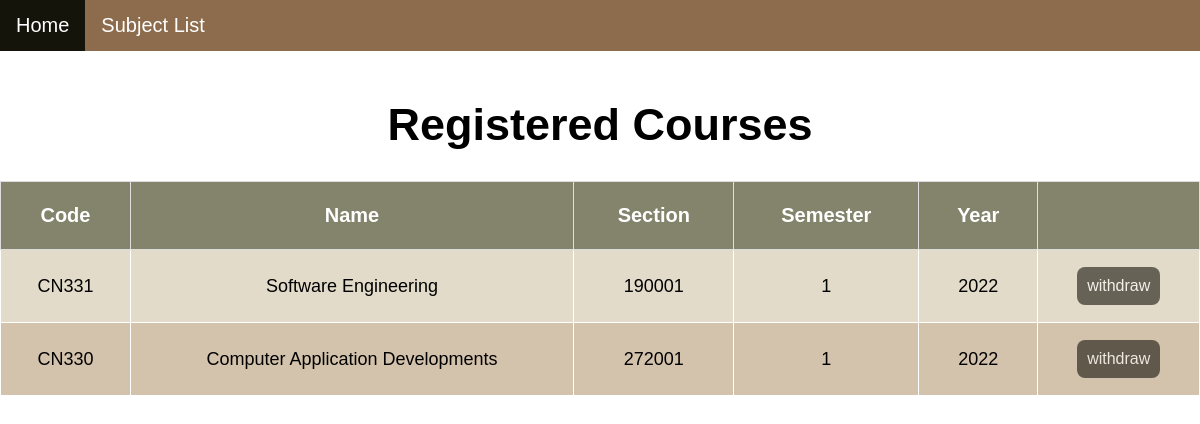
Screenshot of /booking/checksubreg/ (signed in) with the database file from the repository.
### booking/models.py (models this page shows, shortened)
class Booking(models.Model):
    user = models.ForeignKey(User, on_delete=models.CASCADE, default="")
    course_number = models.ForeignKey(Subject, on_delete=models.CASCADE, default="")

class Subject(models.Model):
    class_number = models.CharField(max_length=5, default="")
    subject_name = models.CharField(max_length=64, default="")
    section = models.CharField(max_length=10, default="")
    semester = models.CharField(max_length=10, default="")
    year = models.CharField(max_length=10, default="")
    seats = models.CharField(max_length=10, default="")

### booking/views.py (the view)
# urls.py: path('checksubreg/', views.checksubreg, name= 'checksubreg'),
def checksubreg(request):
    user = User.objects.get(pk=request.user.id)
    enrolled_subjects = Booking.objects.filter(user=user)
    return render(request,'booking/booking.html', {
        'subjects': enrolled_subjects,
    })

### booking/templates/booking/booking.html (shortened to what this page needs)
{% extends 'booking/layout.html' %}
{% block body %}
<!DOCTYPE html>
<html>
<head>
</head>
<body>
    <div class="topnav">
        <a class="active" href="{% url 'index' %}">Home</a>
        <a href="{% url 'booking:index' %}">Subject List</a>
    </div>
    <br>
    <div class= style="padding-left:16px">
        <center><h1>Registered Courses</h1></center>
        {% if subjects %}
        <table>
            <tr>
                <th>Code</th>
                <th>Name</th>
                <th>Section</th>
                <th>Semester</th>
                <th>Year</th>
                <th></th>
            </tr>
            {% for subject in subjects %}
            <tr>
                <td>{{ subject.course_number.class_number }}</td>
                <td>{{ subject.course_number.subject_name }}</td>
                <td>{{ subject.course_number.section }}</td>
                <td>{{ subject.course_number.semester }}</td>
                <td>{{ subject.course_number.year }}</td>
                <td>
                    <form action="{% url 'booking:withdraw' subject.course_number.id %}" method="post" >
                        <button class="button" type="submit">withdraw</button>
                    </form>
                </td>
            </tr>
            {% empty %}
                <p> No registered courese. </p>
            {% endfor %}
        </table>
    {% endif %}
    </div>
</body>
</html>
{% endblock %}

### booking/templates/booking/booking.html (style rules this page uses)
body { margin: 0; font-family: Calibri, Helvetica, sans-serif; }
.topnav { overflow: hidden; background-color: #8c6c4d; }
.topnav a { float: left; color: white; text-align: center; padding: 14px 16px; text-decoration: none; font-size: 20px; }
.topnav a.active { background-color: #14140b; color: white; }
h1 { font-size: 45px; }
table { border-collapse: collapse; border-spacing: 0; width: 100%; border: 1px solid white; }
th { border: 1px solid #ddd; border-collapse: collapse; text-align: center; padding: 22px; background-color: #84846d; color: white; font-size: 20px; }
td { border: 1px solid white; border-collapse: collapse; text-align: center; padding: 16px; font-size: 18px; }
tr:nth-child(even) { background-color: #e2dbc9; }
tr:nth-child(odd) { background-color: #d4c3ac; }
.button { background-color: #14120b; border: none; border-radius: 8px; color: white; padding: 10px; text-align: center; font-size: 16px; margin: 1px; opacity: 0.6; transition: 0.3s; display: inline-block; text-decoration: none; cursor: pointer; }

### rows the page displays
Booking: course_number.class_number "CN331", course_number.subject_name "Software Engineering", course_number.section "190001", course_number.semester "1", course_number.year "2022"
Booking: course_number.class_number "CN330", course_number.subject_name "Computer Application Developments", course_number.section "272001", course_number.semester "1", course_number.year "2022"
